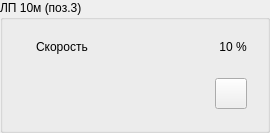
  <widget class="QGroupBox" name="panel_conveyor_3">
   <property name="geometry">
    <rect>
     <x>630</x>
     <y>110</y>
     <width>270</width>
     <height>126</height>
    </rect>
   </property>
   <property name="title">
    <string>ЛП 10м (поз.3)</string>
   </property>
   <property name="style" stdset="0">
    <string>vodoley</string>
   </property>
   <layout class="QVBoxLayout" name="verticalLayout_7">
    <item>
     <widget class="QWidget" name="widget_14" native="true">
      <layout class="QHBoxLayout" name="horizontalLayout_23">
       <item alignment="Qt::AlignLeft">
        <widget class="QLabel" name="label_20">
         <property name="maximumSize">
          <size>
           <width>32</width>
           <height>32</height>
          </size>
         </property>
         <property name="text">
          <string/>
         </property>
         <property name="pixmap">
          <pixmap resource="../../../resources.qrc">:/speed.png</pixmap>
         </property>
         <property name="scaledContents">
          <bool>true</bool>
         </property>
        </widget>
       </item>
       <item>
        <widget class="QLabel" name="label_22">
         <property name="sizePolicy">
          <sizepolicy hsizetype="Expanding" vsizetype="Preferred">
           <horstretch>0</horstretch>
           <verstretch>0</verstretch>
          </sizepolicy>
         </property>
         <property name="text">
          <string>Скорость</string>
         </property>
         <property name="alignment">
          <set>Qt::AlignLeading|Qt::AlignLeft|Qt::AlignVCenter</set>
         </property>
         <property name="style" stdset="0">
          <string>hint</string>
         </property>
        </widget>
       </item>
       <item alignment="Qt::AlignRight">
        <widget class="QLabel" name="label_23">
         <property name="text">
          <string>10 %</string>
         </property>
         <property name="alignment">
          <set>Qt::AlignCenter</set>
         </property>
         <property name="style" stdset="0">
          <string>hint</string>
         </property>
        </widget>
       </item>
      </layout>
     </widget>
    </item>
    <item>
     <widget class="QWidget" name="status_row_5" native="true">
      <layout class="QHBoxLayout" name="horizontalLayout_16">
       <item>
        <widget class="QLabel" name="powered_5">
         <property name="enabled">
          <bool>false</bool>
         </property>
         <property name="minimumSize">
          <size>
           <width>32</width>
           <height>32</height>
          </size>
         </property>
         <property name="maximumSize">
          <size>
           <width>32</width>
           <height>32</height>
          </size>
         </property>
         <property name="toolTip">
          <string>Авария ЧП. Возможно потребуется выключить-включить ЧП 9</string>
         </property>
         <property name="text">
          <string/>
         </property>
         <property name="pixmap">
          <pixmap resource="../../../resources.qrc">:/bolt.png</pixmap>
         </property>
         <property name="scaledContents">
          <bool>true</bool>
         </property>
        </widget>
       </item>
       <item>
        <widget class="QLabel" name="emergency_9">
         <property name="enabled">
          <bool>false</bool>
         </property>
         <property name="minimumSize">
          <size>
           <width>32</width>
           <height>32</height>
          </size>
         </property>
         <property name="maximumSize">
          <size>
           <width>32</width>
           <height>32</height>
          </size>
         </property>
         <property name="text">
          <string/>
         </property>
         <property name="pixmap">
          <pixmap resource="../../../resources.qrc">:/attention.png</pixmap>
         </property>
         <property name="scaledContents">
          <bool>true</bool>
         </property>
        </widget>
       </item>
       <item>
        <widget class="QLabel" name="emergency_3">
         <property name="enabled">
          <bool>false</bool>
         </property>
         <property name="minimumSize">
          <size>
           <width>32</width>
           <height>32</height>
          </size>
         </property>
         <property name="maximumSize">
          <size>
           <width>32</width>
           <height>32</height>
          </size>
         </property>
         <property name="text">
          <string/>
         </property>
         <property name="pixmap">
          <pixmap resource="../../../resources.qrc">:/hand.png</pixmap>
         </property>
         <property name="scaledContents">
          <bool>true</bool>
         </property>
        </widget>
       </item>
       <item>
        <widget class="QLabel" name="lock_3">
         <property name="enabled">
          <bool>false</bool>
         </property>
         <property name="minimumSize">
          <size>
           <width>32</width>
           <height>32</height>
          </size>
         </property>
         <property name="maximumSize">
          <size>
           <width>32</width>
           <height>32</height>
          </size>
         </property>
         <property name="toolTip">
          <string>Включать норию нельзя (вибросито не включено)</string>
         </property>
         <property name="text">
          <string/>
         </property>
         <property name="pixmap">
          <pixmap resource="../../../resources.qrc">:/locked.png</pixmap>
         </property>
         <property name="scaledContents">
          <bool>true</bool>
         </property>
        </widget>
       </item>
       <item>
        <spacer name="horizontalSpacer_5">
         <property name="orientation">
          <enum>Qt::Horizontal</enum>
         </property>
         <property name="sizeHint" stdset="0">
          <size>
           <width>40</width>
           <height>20</height>
          </size>
         </property>
        </spacer>
       </item>
       <item>
        <widget class="QToolButton" name="toolButton_5">
         <property name="text">
          <string/>
         </property>
         <property name="icon">
          <iconset theme="system-settings">
           <normaloff>../../../../.designer/backup</normaloff>../../../../.designer/backup</iconset>
         </property>
         <property name="iconSize">
          <size>
           <width>24</width>
           <height>24</height>
          </size>
         </property>
        </widget>
       </item>
      </layout>
     </widget>
    </item>
   </layout>
  </widget>
